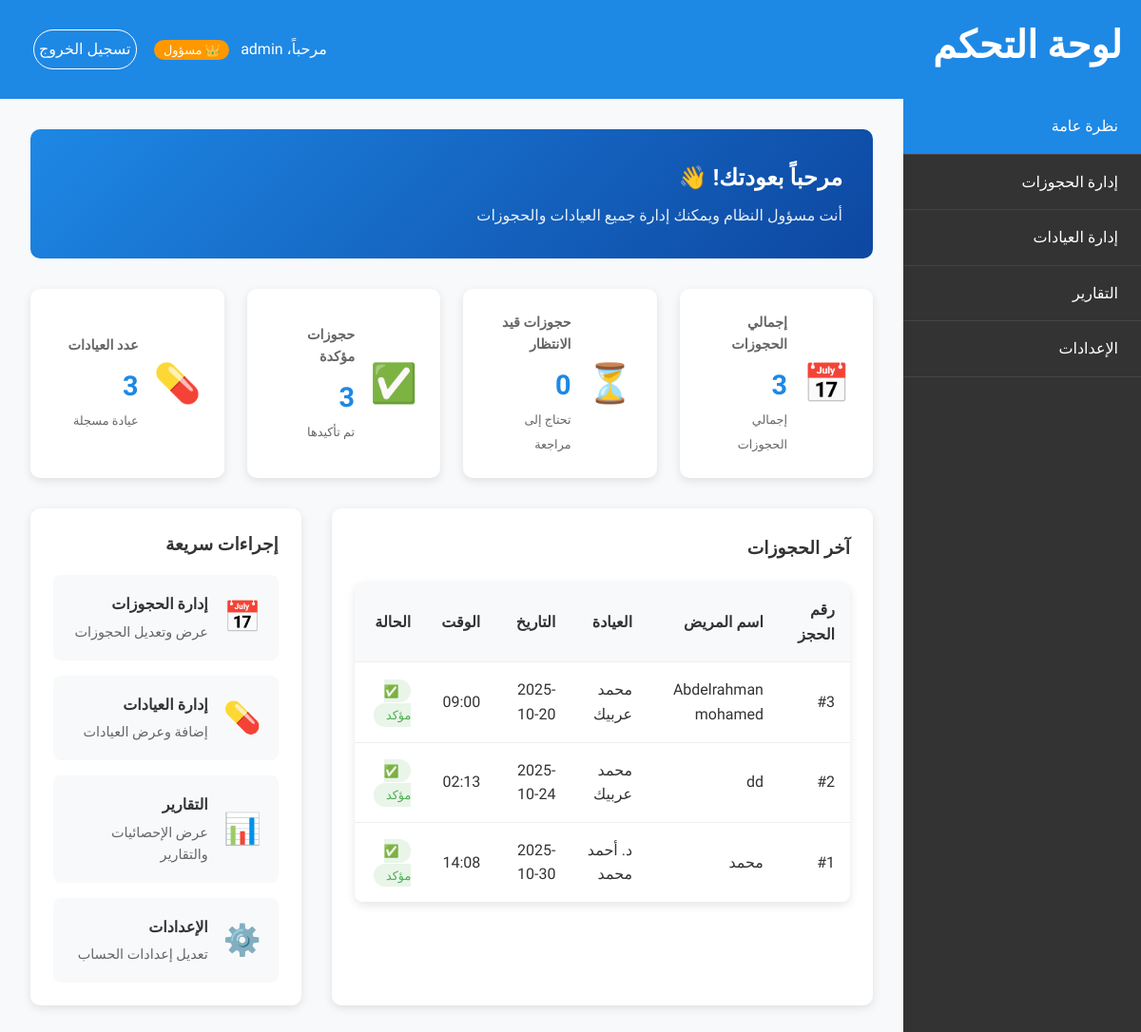
The page /dashboard (signed in) on the database as committed earlier.
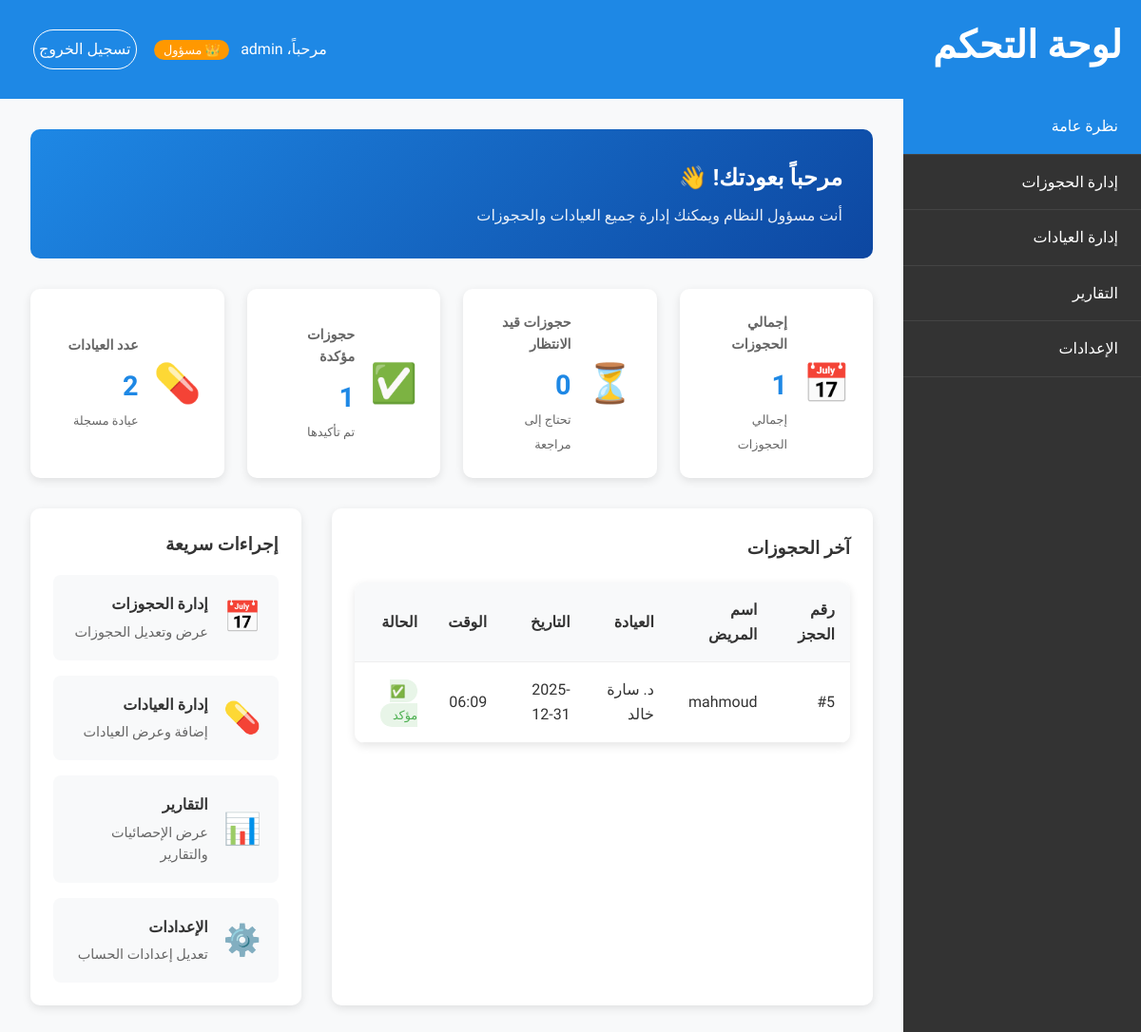
The same page on the database as committed later.
### tables this page shows
CREATE TABLE appointments
                     (id INTEGER PRIMARY KEY AUTOINCREMENT,
                      patient_name TEXT NOT NULL,
                      patient_phone TEXT NOT NULL,
                      clinic_id INTEGER NOT NULL,
                      appointment_date TEXT NOT NULL,
                      appointment_time TEXT NOT NULL,
                      status TEXT DEFAULT 'pending',
                      notes TEXT,
                      telegram_chat_id TEXT,
                      created_at TIMESTAMP DEFAULT CURRENT_TIMESTAMP,
                      FOREIGN KEY (clinic_id) REFERENCES clinics (id));

CREATE TABLE clinics
                     (id INTEGER PRIMARY KEY AUTOINCREMENT,
                      doctor_name TEXT NOT NULL,
                      specialty TEXT NOT NULL,
                      phone TEXT,
                      email TEXT,
                      address TEXT,
                      working_hours TEXT,
                      telegram_bot_token TEXT,
                      created_at TIMESTAMP DEFAULT CURRENT_TIMESTAMP);

### app.py (the view, shortened to what this page needs)
@app.route('/dashboard')
def dashboard():
    if 'user_id' not in session:
        return redirect(url_for('login'))
    conn = sqlite3.connect('clinic.db')
    c = conn.cursor()
    user_role = session.get('role')
    clinic_id = session.get('clinic_id')
    if user_role == 'admin':
        c.execute("SELECT COUNT(*) FROM appointments")
        total_appointments = c.fetchone()[0]
        c.execute("SELECT COUNT(*) FROM appointments WHERE status = 'pending'")
        pending_appointments = c.fetchone()[0]
        c.execute("SELECT COUNT(*) FROM appointments WHERE status = 'confirmed'")
        confirmed_appointments = c.fetchone()[0]
        c.execute("SELECT COUNT(*) FROM appointments WHERE status = 'cancelled'")
        cancelled_appointments = c.fetchone()[0]
        c.execute("SELECT COUNT(*) FROM clinics")
        total_clinics = c.fetchone()[0]
        c.execute('''SELECT a.id, a.patient_name, a.patient_phone, c.doctor_name, a.appointment_date, a.appointment_time, a.status
                     FROM appointments a
                     JOIN clinics c ON a.clinic_id = c.id
                     ORDER BY a.id DESC LIMIT 10''')
        recent_appointments = c.fetchall()
    conn.close()
    return render_template('dashboard.html',
                          total_appointments=total_appointments,
                          pending_appointments=pending_appointments,
                          confirmed_appointments=confirmed_appointments,
                          cancelled_appointments=cancelled_appointments,
                          total_clinics=total_clinics,
                          recent_appointments=recent_appointments,
                          active_page='dashboard')

### templates/dashboard.html (shortened to what this page needs)
<!DOCTYPE html>
<html lang="ar" dir="rtl">
<head>
    <link rel="stylesheet" href="{{ url_for('static', filename='style.css') }}">
</head>
<body class="dashboard">
    <header class="dashboard-header">
        <div class="container">
            <h1>لوحة التحكم</h1>
            <div class="user-info">
                <span>
                    مرحباً، {{ session.username }}
                    {% if session.role == 'admin' %}
                    <span class="badge badge-admin">👑 مسؤول</span>
                    {% else %}
                    <span class="badge badge-clinic">💊 عيادة</span>
                    {% endif %}
                </span>
                <a href="/logout" class="btn btn-outline">تسجيل الخروج</a>
            </div>
        </div>
    </header>
    <div class="dashboard-container">
        <aside class="sidebar">
            <nav>
                <ul>
                    <li class="active"><a href="/dashboard">نظرة عامة</a></li>
                    <li><a href="/appointments">إدارة الحجوزات</a></li>
                    {% if session.role == 'admin' %}
                    <li><a href="/clinics">إدارة العيادات</a></li>
                    {% endif %}
                    <li><a href="/reports">التقارير</a></li>
                    <li><a href="/settings">الإعدادات</a></li>
                </ul>
            </nav>
        </aside>
        <main class="dashboard-content">
            <div class="welcome-section">
                <h2>مرحباً بعودتك! 👋</h2>
                <p>
                    {% if session.role == 'admin' %}
                    أنت مسؤول النظام ويمكنك إدارة جميع العيادات والحجوزات
                    {% else %}
                    أنت تدير عيادتك الخاصة، هذه نظرة عامة على أداء عيادتك
                    {% endif %}
                </p>
            </div>
            <div class="stats-grid">
                <div class="stat-card">
                    <div class="stat-icon">📅</div>
                    <div class="stat-info">
                        <h3>إجمالي الحجوزات</h3>
                        <p class="stat-number">{{ total_appointments }}</p>
                        <span class="stat-trend">إجمالي الحجوزات</span>
                    </div>
                </div>
                <div class="stat-card">
                    <div class="stat-icon">⏳</div>
                    <div class="stat-info">
                        <h3>حجوزات قيد الانتظار</h3>
                        <p class="stat-number">{{ pending_appointments }}</p>
                        <span class="stat-trend">تحتاج إلى مراجعة</span>
                    </div>
                </div>
                <div class="stat-card">
                    <div class="stat-icon">✅</div>
                    <div class="stat-info">
                        <h3>حجوزات مؤكدة</h3>
                        <p class="stat-number">{{ confirmed_appointments }}</p>
                        <span class="stat-trend">تم تأكيدها</span>
                    </div>
                </div>
                <div class="stat-card">
                    <div class="stat-icon">
                        {% if session.role == 'admin' %}💊{% else %}👨‍⚕️{% endif %}
                    </div>
                    <div class="stat-info">
                        <h3>{% if session.role == 'admin' %}عدد العيادات{% else %}عيادتك{% endif %}</h3>
                        <p class="stat-number">{{ total_clinics }}</p>
                        <span class="stat-trend">
                            {% if session.role == 'admin' %}عيادة مسجلة{% else %}عيادة نشطة{% endif %}
                        </span>
                    </div>
                </div>
            </div>
            <div class="dashboard-grid">
                <div class="recent-appointments">
                    <div class="section-header">
                        <h3>آخر الحجوزات</h3>
                        <a href="/appointments" class="btn btn-sm btn-outline">عرض الكل</a>
                    </div>
                    <div class="table-container">
                        {% if recent_appointments %}
                        <table>
                            <thead>
                                <tr>
                                    <th>رقم الحجز</th>
                                    <th>اسم المريض</th>
                                    {% if session.role == 'admin' %}
                                    <th>العيادة</th>
                                    {% endif %}
                                    <th>التاريخ</th>
                                    <th>الوقت</th>
                                    <th>الحالة</th>
                                </tr>
                            </thead>
                            <tbody>
                                {% for appointment in recent_appointments %}
                                <tr>
                                    <td>#{{ appointment[0] }}</td>
                                    <td>{{ appointment[1] }}</td>
                                    {% if session.role == 'admin' %}
                                    <td>{{ appointment[3] }}</td>
                                    {% endif %}
                                    <td>{{ appointment[4] }}</td>
                                    <td>{{ appointment[5] }}</td>
                                    <td>
                                        <span class="status status-{{ appointment[6] }}">
                                            {% if appointment[6] == 'pending' %}⏳ قيد الانتظار
                                            {% elif appointment[6] == 'confirmed' %}✅ مؤكد
                                            {% else %}❌ ملغى{% endif %}
                                        </span>
                                    </td>
                                </tr>
                                {% endfor %}
                            </tbody>
                        </table>
                        {% else %}
                        <div class="empty-state">
                            <p>لا توجد حجوزات حديثة</p>
                            <a href="/appointments" class="btn btn-primary">إدارة الحجوزات</a>
                        </div>
                        {% endif %}
                    </div>
                </div>
                <div class="quick-actions">
                    <div class="section-header">
                        <h3>إجراءات سريعة</h3>
                    </div>
                    <div class="actions-grid">
                        <a href="/appointments" class="action-card">
                            <div class="action-icon">📅</div>
                            <div class="action-text">
                                <h4>إدارة الحجوزات</h4>
                                <p>عرض وتعديل الحجوزات</p>
                            </div>
                        </a>
                        {% if session.role == 'admin' %}
                        <a href="/clinics" class="action-card">
                            <div class="action-icon">💊</div>
                            <div class="action-text">
                                <h4>إدارة العيادات</h4>
                                <p>إضافة وعرض العيادات</p>
                            </div>
                        </a>
                        {% endif %}
                        <a href="/reports" class="action-card">
                            <div class="action-icon">📊</div>
                            <div class="action-text">
                                <h4>التقارير</h4>
                                <p>عرض الإحصائيات والتقارير</p>
                            </div>
                        </a>
                        <a href="/settings" class="action-card">
                            <div class="action-icon">⚙️</div>
                            <div class="action-text">
                                <h4>الإعدادات</h4>
                                <p>تعديل إعدادات الحساب</p>
                            </div>
                        </a>
                    </div>
                </div>
            </div>
        </main>
    </div>
</body>
</html>

### static/style.css (style rules this page uses)
* { margin: 0; padding: 0; box-sizing: border-box; }
body { font-family: 'Tajawal', sans-serif; line-height: 1.6; color: #333; background-color: #f8f9fa; }
.container { max-width: 1200px; margin: 0 auto; padding: 0 20px; }
header { background: linear-gradient(135deg, #1e88e5, #0d47a1); color: white; padding: 2rem 0; text-align: center; }
header h1 { font-size: 2.5rem; margin-bottom: 0.5rem; }
.btn { display: inline-block; padding: 0.8rem 1.5rem; border: none; border-radius: 5px; text-decoration: none; font-weight: 500; cursor: pointer; transition: all 0.3s ease; font-family: 'Tajawal', sans-serif; }
.btn-outline { background: transparent; color: white; border: 1px solid white; margin:0 15px; border-radius: 25px; padding: 7px 5px; }
.btn-sm { padding: 0.4rem 0.8rem; font-size: 0.9rem; }
.dashboard-header { background: #1e88e5; color: white; padding: 1rem 0; }
.dashboard-header .container { display: flex; justify-content: space-between; align-items: center; }
.dashboard-container { display: flex; min-height: calc(100vh - 80px); }
.sidebar { width: 250px; background: #333; color: white; }
.sidebar nav ul { list-style: none; }
.sidebar nav li { border-bottom: 1px solid #444; }
.sidebar nav a { display: block; padding: 1rem 1.5rem; color: white; text-decoration: none; transition: background 0.3s ease; }
.sidebar nav a:hover, .sidebar nav li.active a { background: #1e88e5; }
.dashboard-content { flex: 1; padding: 2rem; }
.stats-grid { display: grid; grid-template-columns: repeat(auto-fit, minmax(200px, 1fr)); gap: 1.5rem; margin-bottom: 2rem; }
.stat-card { background: white; padding: 1.5rem; border-radius: 10px; box-shadow: 0 3px 10px rgba(0,0,0,0.1); display: flex; align-items: center; gap: 1rem; }
.stat-icon { font-size: 2.5rem; }
.stat-info h3 { font-size: 0.9rem; color: #666; margin-bottom: 0.5rem; }
.stat-number { font-size: 1.8rem; font-weight: bold; color: #1e88e5; }
.table-container { background: white; border-radius: 10px; overflow: hidden; box-shadow: 0 3px 10px rgba(0,0,0,0.1); }
table { width: 100%; border-collapse: collapse; }
th, td { padding: 1rem; text-align: right; border-bottom: 1px solid #eee; }
th { background: #f8f9fa; font-weight: 600; }
.status { padding: 0.3rem 0.8rem; border-radius: 20px; font-size: 0.8rem; font-weight: 500; }
.status-confirmed { background: #e8f5e8; color: #4caf50; }
.table-container { background: white; border-radius: 10px; overflow: hidden; box-shadow: 0 3px 10px rgba(0,0,0,0.1); margin-top: 1rem; }
th { background: #f8f9fa; font-weight: 600; color: #333; }

### templates/dashboard.html (style rules this page uses)
.welcome-section { background: linear-gradient(135deg, #1e88e5, #0d47a1); color: white; padding: 2rem; border-radius: 10px; margin-bottom: 2rem; }
.welcome-section h2 { margin-bottom: 0.5rem; }
.welcome-section p { opacity: 0.9; margin: 0; }
.badge { padding: 0.2rem 0.6rem; border-radius: 15px; font-size: 0.8rem; margin-right: 0.5rem; }
.badge-admin { background: #ff9800; color: white; }
.stat-trend { font-size: 0.8rem; color: #666; }
.dashboard-grid { display: grid; grid-template-columns: 2fr 1fr; gap: 2rem; margin-top: 2rem; }
.section-header { display: flex; justify-content: space-between; align-items: center; margin-bottom: 1rem; }
.section-header h3 { margin: 0; color: #333; }
.recent-appointments, .quick-actions { background: white; padding: 1.5rem; border-radius: 10px; box-shadow: 0 3px 10px rgba(0,0,0,0.1); }
.actions-grid { display: grid; gap: 1rem; }
.action-card { display: flex; align-items: center; padding: 1rem; background: #f8f9fa; border-radius: 8px; text-decoration: none; color: inherit; transition: all 0.3s ease; border: 2px solid transparent; }
.action-icon { font-size: 2rem; margin-left: 1rem; }
.action-text h4 { margin: 0 0 0.3rem 0; color: #333; }
.action-text p { margin: 0; color: #666; font-size: 0.9rem; }

Rows that differ between the two databases and show on the page:
removed appointments: id "3", patient_name "Abdelrahman mohamed", doctor_name "محمد عربيك", appointment_date "2025-10-20", appointment_time "09:00", status "✅ مؤكد"
removed appointments: id "2", patient_name "dd", doctor_name "محمد عربيك", appointment_date "2025-10-24", appointment_time "02:13", status "✅ مؤكد"
removed appointments: id "1", patient_name "محمد", doctor_name "د. أحمد محمد", appointment_date "2025-10-30", appointment_time "14:08", status "✅ مؤكد"
added appointments: id "5", patient_name "mahmoud", doctor_name "د. سارة خالد", appointment_date "2025-12-31", appointment_time "06:09", status "✅ مؤكد"
Other text that changed with them:
{{ total_appointments }}: "3" → "1"
{{ confirmed_appointments }}: "3" → "1"
{{ total_clinics }}: "3" → "2"
